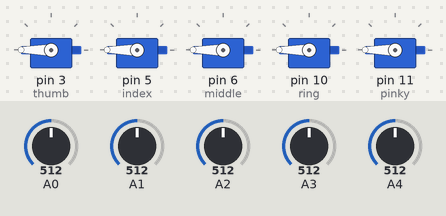
A sketch run on a simulated Arduino Uno, built with avr-gcc and run on an emulated ATmega328P. Shown: 5 × servo. The inputs (shaded band) are chosen by the test bench; at power-on: A0 = 512, A1 = 512, A2 = 512, A3 = 512, A4 = 512.

Above: at 1.2 s.
1.3 s: A0 set to 598
2.8 s: A0 set to 623
At 3.4 s:
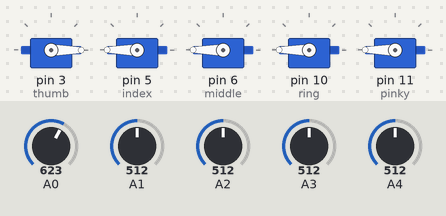
4.3 s: A1 set to 598
5.8 s: A1 set to 617
At 7.0 s:
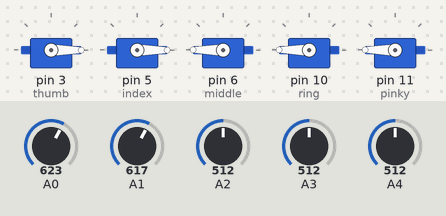
7.3 s: A2 set to 589
8.8 s: A2 set to 625
At 9.5 s:
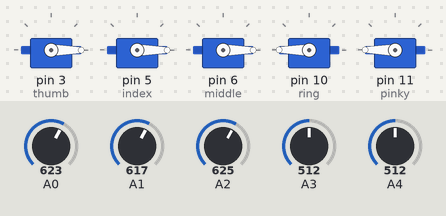
Timing chart, 0 to 11.3 s (numbered marks = the images above; inputs shaded):
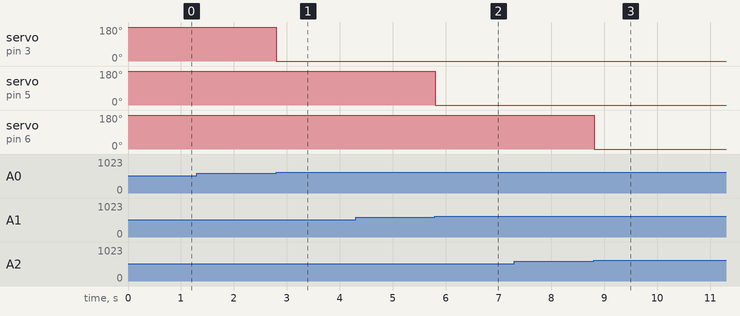

The sketch:

robotic_fingers_using_arduino.ino
```cpp
#include <Servo.h>
// This library allows an Arduino board to control RC (hobby) servo motors

// Initializing Servo objects for five fingers of the robotic hand
Servo thumb;
Servo index;
Servo middle;
Servo ring;
Servo pinky;

void setup()
{
  thumb.attach(3);  // Attaching digital PIN 3 to thumb micro servo
  index.attach(5);  // Attaching digital PIN 5 to index micro servo
  middle.attach(6); // Attaching digital PIN 6 to middle micro servo
  ring.attach(10);  // Attaching digital PIN 10 to ring micro servo
  pinky.attach(11); // Attaching digital PIN 11 to pinky micro servo
}

void loop()
{
  // Reading values (direction) of the real hand from the flex sensors via analogRead
  int thumbS = analogRead(A0);
  int indexS = analogRead(A1);
  int middleS = analogRead(A2);
  int ringS = analogRead(A3);
  int pinkyS = analogRead(A4);

  // Mapping values from analog to digital
  thumbS = map(thumbS, 59, 256, 0, 180);
  indexS = map(indexS, 59, 256, 0, 180);
  middleS = map(middleS, 59, 256, 0, 180);
  ringS = map(ringS, 59, 256, 0, 180);
  pinkyS = map(pinkyS, 59, 256, 0, 180);

  // Writing values of flex sensors to the servos, controlling the shafts accordingly,
  // setting the angle of the shaft (in degrees), moving the shaft to that orientation of the respective flex sensors.
  thumb.write(thumbS);
  index.write(indexS);
  middle.write(middleS);
  ring.write(ringS);
  pinky.write(pinkyS);

  delay(10);
}
```

Measured:
- the behaviour switches between 606 and 607 on A0 (found by bisection; images 0 and 1)
- the behaviour switches between 606 and 607 on A1 (found by bisection; images 1 and 2)
- the behaviour switches between 606 and 607 on A2 (found by bisection; images 2 and 3)
- after the input at 1.3 s, every drawn part: stays the same
- after the input at 2.8 s, servo on pin 3 (thumb): 180° → 0° at once
- after the input at 4.3 s, every drawn part: stays the same
- after the input at 5.8 s, servo on pin 5 (index): 180° → 0° at once
- after the input at 7.3 s, every drawn part: stays the same
- after the input at 8.8 s, servo on pin 6 (middle): 180° → 0° at once
